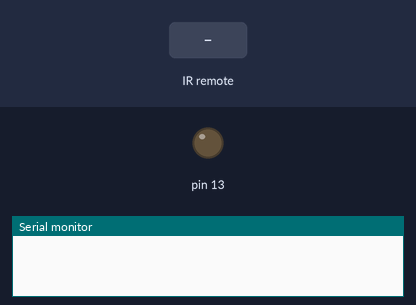
Recording of a sketch running on a simulated Arduino Uno, built with avr-gcc and run on an emulated ATmega328P. Shown: output pins drawn as LEDs (lit = HIGH), the last lines printed to the serial monitor. The test bench sets the inputs (shaded band).

Above: at 1.2 s.
1.3 s: infrared code 0xFF30CF received
At 1.8 s:
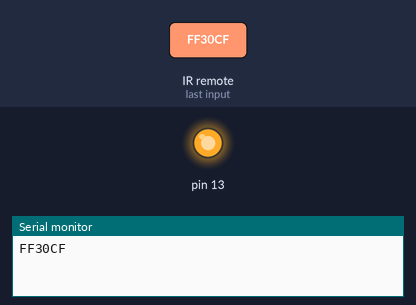
Timing chart, 0 to 4.3 s (numbered marks = the images above; inputs shaded):
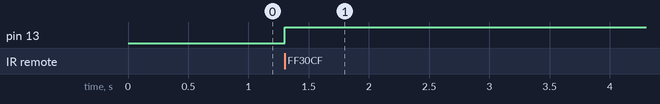

The sketch:

demo.ino
```cpp
#include <IRremote.h>
int RECEIVE_PIN = 11;
IRrecv irrecv(RECEIVE_PIN);
decode_results results;
int i=0;
void setup()
{
  Serial.begin(250000);
  irrecv.enableIRIn();
  pinMode(13,OUTPUT);
}
void loop() {
  if (irrecv.decode(&results)) {
    Serial.println(results.value, HEX);
    irrecv.resume();
    if(results.value==0xFF30CF)
    {
        i++;
        int x=i%2;
        digitalWrite(13, x);
    }
  }
}
```

Measured:
- after the input at 1.3 s, pin 13: LOW → HIGH at once
